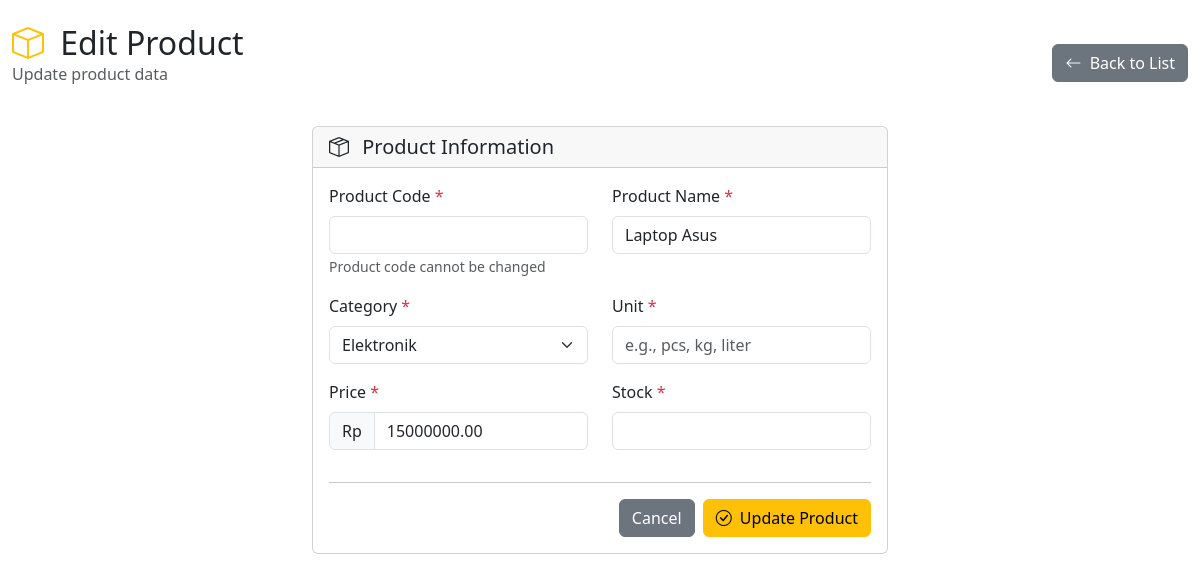
Screenshot of /products/form.php?id=1 with the database file from the repository.
### tables this page shows
CREATE TABLE products (
    id INT AUTO_INCREMENT PRIMARY KEY,
    name VARCHAR(200) NOT NULL,
    description TEXT,
    category_id INT,
    price DECIMAL(10,2) NOT NULL,
    stock_quantity INT DEFAULT 0,
    min_stock INT DEFAULT 5,
    is_active BOOLEAN DEFAULT TRUE,
    created_at TIMESTAMP DEFAULT CURRENT_TIMESTAMP,
    updated_at TIMESTAMP DEFAULT CURRENT_TIMESTAMP ON UPDATE CURRENT_TIMESTAMP,
    FOREIGN KEY (category_id) REFERENCES categories(id) ON DELETE SET NULL
);

CREATE TABLE categories (
    id INT AUTO_INCREMENT PRIMARY KEY,
    name VARCHAR(100) NOT NULL,
    description TEXT,
    is_active BOOLEAN DEFAULT TRUE,
    created_at TIMESTAMP DEFAULT CURRENT_TIMESTAMP,
    updated_at TIMESTAMP DEFAULT CURRENT_TIMESTAMP ON UPDATE CURRENT_TIMESTAMP
);

### functions.php (called while the page is built, shortened)
<?php
function getCategories() {
    $pdo = getDB();
    $stmt = $pdo->prepare("SELECT * FROM categories ORDER BY name");
    $stmt->execute();
    return $stmt->fetchAll();
}
function getProductById($id) {
    $pdo = getDB();
    $stmt = $pdo->prepare("
        SELECT p.*, c.name as category_name
        FROM products p
        LEFT JOIN categories c ON p.category_id = c.id
        WHERE p.id = ?
    ");
    $stmt->execute([$id]);
    return $stmt->fetch();
}
?>

### products/form.php (the view, shortened to what this page needs)
<?php
require_once '../functions.php';
$product = null;
$isEdit = false;
if (isset($_GET['id'])) {
    $product = getProductById($_GET['id']);
    if ($product) {
        $isEdit = true;
    }
}
$categories = getCategories();
?>
<!DOCTYPE html>
<html lang="id">
<head>
    <link href="https://cdn.jsdelivr.net/npm/bootstrap@5.3.0/dist/css/bootstrap.min.css" rel="stylesheet">
    <link href="https://cdn.jsdelivr.net/npm/bootstrap-icons@1.10.0/font/bootstrap-icons.css" rel="stylesheet">
</head>
<body>
    <div class="container-fluid py-4">
        <div class="row mb-4">
            <div class="col-12 d-flex justify-content-between align-items-center">
                <div>
                    <h2 class="mb-0">
                        <i class="bi bi-box text-warning me-2"></i>
                        <?= $isEdit ? 'Edit' : 'Add' ?> Product
                    </h2>
                    <p class="text-muted"><?= $isEdit ? 'Update' : 'Create' ?> product data</p>
                </div>
                <div>
                    <a href="list.php" class="btn btn-secondary">
                        <i class="bi bi-arrow-left me-1"></i> Back to List
                    </a>
                </div>
            </div>
        </div>
        <div class="row justify-content-center">
            <div class="col-md-8 col-lg-6">
                <div class="card">
                    <div class="card-header">
                        <h5 class="mb-0">
                            <i class="bi bi-box-seam me-2"></i>
                            Product Information
                        </h5>
                    </div>
                    <div class="card-body">
                        <form action="save.php" method="POST" id="productForm">
                            <div class="row">
                                <div class="col-md-6 mb-3">
                                    <label for="code" class="form-label">Product Code <span class="text-danger">*</span></label>
                                    <input type="text" class="form-control" id="code" name="code"
                                           value="<?= $product ? htmlspecialchars($product['code']) : '' ?>"
                                           required <?= $isEdit ? 'readonly' : '' ?>>
                                    <?php if ($isEdit): ?>
                                        <small class="text-muted">Product code cannot be changed</small>
                                    <?php endif; ?>
                                </div>
                                <div class="col-md-6 mb-3">
                                    <label for="name" class="form-label">Product Name <span class="text-danger">*</span></label>
                                    <input type="text" class="form-control" id="name" name="name"
                                           value="<?= $product ? htmlspecialchars($product['name']) : '' ?>"
                                           required>
                                </div>
                            </div>
                            <div class="row">
                                <div class="col-md-6 mb-3">
                                    <label for="category_id" class="form-label">Category <span class="text-danger">*</span></label>
                                    <select class="form-select" id="category_id" name="category_id" required>
                                        <?php foreach ($categories as $category): ?>
                                            <option value="<?= $category['id'] ?>"
                                                <?= ($product && $product['category_id'] == $category['id']) ? 'selected' : '' ?>>
                                                <?= htmlspecialchars($category['name']) ?>
                                            </option>
                                        <?php endforeach; ?>
                                    </select>
                                </div>
                                <div class="col-md-6 mb-3">
                                    <label for="unit" class="form-label">Unit <span class="text-danger">*</span></label>
                                    <input type="text" class="form-control" id="unit" name="unit"
                                           value="<?= $product ? htmlspecialchars($product['unit']) : '' ?>"
                                           placeholder="e.g., pcs, kg, liter" required>
                                </div>
                            </div>
                            <div class="row">
                                <div class="col-md-6 mb-3">
                                    <label for="price" class="form-label">Price <span class="text-danger">*</span></label>
                                    <div class="input-group">
                                        <span class="input-group-text">Rp</span>
                                        <input type="number" class="form-control" id="price" name="price"
                                               value="<?= $product ? $product['price'] : '' ?>"
                                               step="0.01" min="0" required>
                                    </div>
                                </div>
                                <div class="col-md-6 mb-3">
                                    <label for="stock" class="form-label">Stock <span class="text-danger">*</span></label>
                                    <input type="number" class="form-control" id="stock" name="stock"
                                           value="<?= $product ? $product['stock'] : '0' ?>"
                                           min="0" required>
                                </div>
                            </div>
                            <hr>
                            <div class="d-flex justify-content-end gap-2">
                                <a href="list.php" class="btn btn-secondary">Cancel</a>
                                <button type="submit" class="btn btn-warning">
                                    <i class="bi bi-check-circle me-1"></i>
                                    <?= $isEdit ? 'Update' : 'Save' ?> Product
                                </button>
                            </div>
                        </form>
                    </div>
                </div>
            </div>
        </div>
    </div>
</body>
</html>

### rows the page displays
products: name "Laptop Asus", category_id "Elektronik", price "15000000.00"
